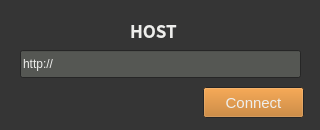
<?xml version="1.0" encoding="UTF-8"?>
<ui version="4.0">
 <class>host_widget</class>
 <widget class="QWidget" name="host_widget">
  <property name="geometry">
   <rect>
    <x>0</x>
    <y>0</y>
    <width>320</width>
    <height>130</height>
   </rect>
  </property>
  <property name="sizePolicy">
   <sizepolicy hsizetype="Fixed" vsizetype="Fixed">
    <horstretch>0</horstretch>
    <verstretch>0</verstretch>
   </sizepolicy>
  </property>
  <property name="minimumSize">
   <size>
    <width>320</width>
    <height>130</height>
   </size>
  </property>
  <property name="maximumSize">
   <size>
    <width>320</width>
    <height>130</height>
   </size>
  </property>
  <property name="palette">
   <palette>
    <active>
     <colorrole role="Base">
      <brush brushstyle="SolidPattern">
       <color alpha="255">
        <red>255</red>
        <green>255</green>
        <blue>255</blue>
       </color>
      </brush>
     </colorrole>
     <colorrole role="Window">
      <brush brushstyle="SolidPattern">
       <color alpha="255">
        <red>53</red>
        <green>53</green>
        <blue>53</blue>
       </color>
      </brush>
     </colorrole>
    </active>
    <inactive>
     <colorrole role="Base">
      <brush brushstyle="SolidPattern">
       <color alpha="255">
        <red>252</red>
        <green>252</green>
        <blue>252</blue>
       </color>
      </brush>
     </colorrole>
     <colorrole role="Window">
      <brush brushstyle="SolidPattern">
       <color alpha="255">
        <red>53</red>
        <green>53</green>
        <blue>53</blue>
       </color>
      </brush>
     </colorrole>
    </inactive>
    <disabled>
     <colorrole role="Base">
      <brush brushstyle="SolidPattern">
       <color alpha="255">
        <red>53</red>
        <green>53</green>
        <blue>53</blue>
       </color>
      </brush>
     </colorrole>
     <colorrole role="Window">
      <brush brushstyle="SolidPattern">
       <color alpha="255">
        <red>53</red>
        <green>53</green>
        <blue>53</blue>
       </color>
      </brush>
     </colorrole>
    </disabled>
   </palette>
  </property>
  <property name="windowTitle">
   <string>Nuki</string>
  </property>
  <widget class="QLineEdit" name="host_input">
   <property name="geometry">
    <rect>
     <x>20</x>
     <y>50</y>
     <width>281</width>
     <height>28</height>
    </rect>
   </property>
   <property name="palette">
    <palette>
     <active>
      <colorrole role="Text">
       <brush brushstyle="SolidPattern">
        <color alpha="255">
         <red>238</red>
         <green>238</green>
         <blue>236</blue>
        </color>
       </brush>
      </colorrole>
      <colorrole role="Base">
       <brush brushstyle="SolidPattern">
        <color alpha="255">
         <red>85</red>
         <green>87</green>
         <blue>83</blue>
        </color>
       </brush>
      </colorrole>
      <colorrole role="Highlight">
       <brush brushstyle="SolidPattern">
        <color alpha="255">
         <red>245</red>
         <green>121</green>
         <blue>0</blue>
        </color>
       </brush>
      </colorrole>
      <colorrole role="PlaceholderText">
       <brush brushstyle="SolidPattern">
        <color alpha="128">
         <red>238</red>
         <green>238</green>
         <blue>236</blue>
        </color>
       </brush>
      </colorrole>
     </active>
     <inactive>
      <colorrole role="Text">
       <brush brushstyle="SolidPattern">
        <color alpha="255">
         <red>238</red>
         <green>238</green>
         <blue>236</blue>
        </color>
       </brush>
      </colorrole>
      <colorrole role="Base">
       <brush brushstyle="SolidPattern">
        <color alpha="255">
         <red>85</red>
         <green>87</green>
         <blue>83</blue>
        </color>
       </brush>
      </colorrole>
      <colorrole role="Highlight">
       <brush brushstyle="SolidPattern">
        <color alpha="255">
         <red>245</red>
         <green>121</green>
         <blue>0</blue>
        </color>
       </brush>
      </colorrole>
      <colorrole role="PlaceholderText">
       <brush brushstyle="SolidPattern">
        <color alpha="128">
         <red>238</red>
         <green>238</green>
         <blue>236</blue>
        </color>
       </brush>
      </colorrole>
     </inactive>
     <disabled>
      <colorrole role="Text">
       <brush brushstyle="SolidPattern">
        <color alpha="255">
         <red>146</red>
         <green>148</green>
         <blue>149</blue>
        </color>
       </brush>
      </colorrole>
      <colorrole role="Base">
       <brush brushstyle="SolidPattern">
        <color alpha="255">
         <red>53</red>
         <green>53</green>
         <blue>53</blue>
        </color>
       </brush>
      </colorrole>
      <colorrole role="Highlight">
       <brush brushstyle="SolidPattern">
        <color alpha="255">
         <red>53</red>
         <green>132</green>
         <blue>228</blue>
        </color>
       </brush>
      </colorrole>
      <colorrole role="PlaceholderText">
       <brush brushstyle="SolidPattern">
        <color alpha="128">
         <red>46</red>
         <green>52</green>
         <blue>54</blue>
        </color>
       </brush>
      </colorrole>
     </disabled>
    </palette>
   </property>
   <property name="text">
    <string>http://</string>
   </property>
   <property name="placeholderText">
    <string>Kitsu server address</string>
   </property>
  </widget>
  <widget class="QLabel" name="host_label">
   <property name="geometry">
    <rect>
     <x>130</x>
     <y>20</y>
     <width>63</width>
     <height>20</height>
    </rect>
   </property>
   <property name="palette">
    <palette>
     <active>
      <colorrole role="WindowText">
       <brush brushstyle="SolidPattern">
        <color alpha="255">
         <red>238</red>
         <green>238</green>
         <blue>236</blue>
        </color>
       </brush>
      </colorrole>
      <colorrole role="Text">
       <brush brushstyle="SolidPattern">
        <color alpha="255">
         <red>238</red>
         <green>238</green>
         <blue>236</blue>
        </color>
       </brush>
      </colorrole>
      <colorrole role="PlaceholderText">
       <brush brushstyle="SolidPattern">
        <color alpha="128">
         <red>238</red>
         <green>238</green>
         <blue>236</blue>
        </color>
       </brush>
      </colorrole>
     </active>
     <inactive>
      <colorrole role="WindowText">
       <brush brushstyle="SolidPattern">
        <color alpha="255">
         <red>238</red>
         <green>238</green>
         <blue>236</blue>
        </color>
       </brush>
      </colorrole>
      <colorrole role="Text">
       <brush brushstyle="SolidPattern">
        <color alpha="255">
         <red>238</red>
         <green>238</green>
         <blue>236</blue>
        </color>
       </brush>
      </colorrole>
      <colorrole role="PlaceholderText">
       <brush brushstyle="SolidPattern">
        <color alpha="128">
         <red>238</red>
         <green>238</green>
         <blue>236</blue>
        </color>
       </brush>
      </colorrole>
     </inactive>
     <disabled>
      <colorrole role="WindowText">
       <brush brushstyle="SolidPattern">
        <color alpha="255">
         <red>146</red>
         <green>148</green>
         <blue>149</blue>
        </color>
       </brush>
      </colorrole>
      <colorrole role="Text">
       <brush brushstyle="SolidPattern">
        <color alpha="255">
         <red>146</red>
         <green>148</green>
         <blue>149</blue>
        </color>
       </brush>
      </colorrole>
      <colorrole role="PlaceholderText">
       <brush brushstyle="SolidPattern">
        <color alpha="128">
         <red>46</red>
         <green>52</green>
         <blue>54</blue>
        </color>
       </brush>
      </colorrole>
     </disabled>
    </palette>
   </property>
   <property name="font">
    <font>
     <family>Noto Sans CJK JP</family>
     <pointsize>13</pointsize>
     <weight>75</weight>
     <bold>true</bold>
    </font>
   </property>
   <property name="text">
    <string>HOST</string>
   </property>
   <property name="alignment">
    <set>Qt::AlignLeading|Qt::AlignLeft|Qt::AlignVCenter</set>
   </property>
  </widget>
  <widget class="QPushButton" name="connect_btn">
   <property name="geometry">
    <rect>
     <x>203</x>
     <y>87</y>
     <width>101</width>
     <height>31</height>
    </rect>
   </property>
   <property name="palette">
    <palette>
     <active>
      <colorrole role="Button">
       <brush brushstyle="SolidPattern">
        <color alpha="255">
         <red>191</red>
         <green>114</green>
         <blue>27</blue>
        </color>
       </brush>
      </colorrole>
      <colorrole role="Light">
       <brush brushstyle="SolidPattern">
        <color alpha="25">
         <red>0</red>
         <green>0</green>
         <blue>0</blue>
        </color>
       </brush>
      </colorrole>
      <colorrole role="ButtonText">
       <brush brushstyle="SolidPattern">
        <color alpha="255">
         <red>238</red>
         <green>238</green>
         <blue>236</blue>
        </color>
       </brush>
      </colorrole>
      <colorrole role="Shadow">
       <brush brushstyle="SolidPattern">
        <color alpha="25">
         <red>0</red>
         <green>0</green>
         <blue>0</blue>
        </color>
       </brush>
      </colorrole>
     </active>
     <inactive>
      <colorrole role="Button">
       <brush brushstyle="SolidPattern">
        <color alpha="255">
         <red>191</red>
         <green>114</green>
         <blue>27</blue>
        </color>
       </brush>
      </colorrole>
      <colorrole role="Light">
       <brush brushstyle="SolidPattern">
        <color alpha="25">
         <red>0</red>
         <green>0</green>
         <blue>0</blue>
        </color>
       </brush>
      </colorrole>
      <colorrole role="ButtonText">
       <brush brushstyle="SolidPattern">
        <color alpha="255">
         <red>238</red>
         <green>238</green>
         <blue>236</blue>
        </color>
       </brush>
      </colorrole>
      <colorrole role="Shadow">
       <brush brushstyle="SolidPattern">
        <color alpha="25">
         <red>0</red>
         <green>0</green>
         <blue>0</blue>
        </color>
       </brush>
      </colorrole>
     </inactive>
     <disabled>
      <colorrole role="Button">
       <brush brushstyle="SolidPattern">
        <color alpha="255">
         <red>191</red>
         <green>114</green>
         <blue>27</blue>
        </color>
       </brush>
      </colorrole>
      <colorrole role="Light">
       <brush brushstyle="SolidPattern">
        <color alpha="25">
         <red>0</red>
         <green>0</green>
         <blue>0</blue>
        </color>
       </brush>
      </colorrole>
      <colorrole role="ButtonText">
       <brush brushstyle="SolidPattern">
        <color alpha="255">
         <red>238</red>
         <green>238</green>
         <blue>236</blue>
        </color>
       </brush>
      </colorrole>
      <colorrole role="Shadow">
       <brush brushstyle="SolidPattern">
        <color alpha="25">
         <red>0</red>
         <green>0</green>
         <blue>0</blue>
        </color>
       </brush>
      </colorrole>
     </disabled>
    </palette>
   </property>
   <property name="font">
    <font>
     <pointsize>11</pointsize>
    </font>
   </property>
   <property name="text">
    <string>Connect</string>
   </property>
  </widget>
  <widget class="QLabel" name="error_msg">
   <property name="enabled">
    <bool>true</bool>
   </property>
   <property name="geometry">
    <rect>
     <x>80</x>
     <y>40</y>
     <width>171</width>
     <height>20</height>
    </rect>
   </property>
   <property name="autoFillBackground">
    <bool>false</bool>
   </property>
   <property name="text">
    <string>&lt;html&gt;&lt;head/&gt;&lt;body&gt;&lt;p&gt;&lt;br/&gt;&lt;/p&gt;&lt;/body&gt;&lt;/html&gt;</string>
   </property>
   <property name="alignment">
    <set>Qt::AlignRight|Qt::AlignTrailing|Qt::AlignVCenter</set>
   </property>
  </widget>
 </widget>
 <resources/>
 <connections/>
</ui>
